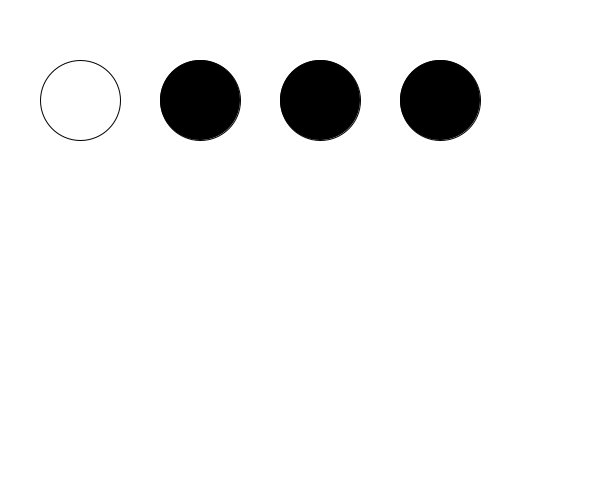
Frame 1 (no input)
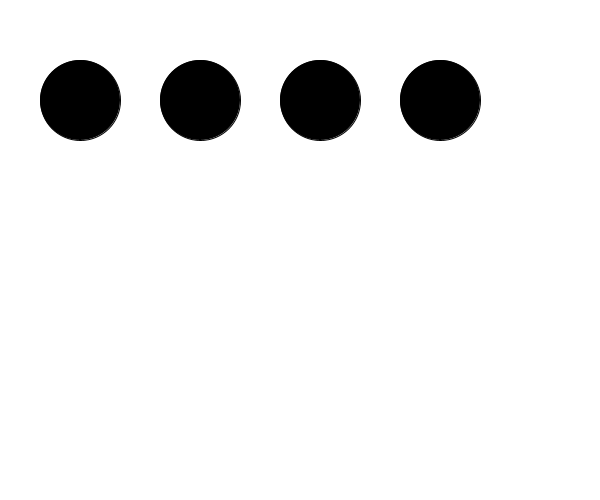
Frame 60 (the mouse pressed at the canvas centre just before this capture)
Frame 120 (the mouse held since frame 60 and released just before this capture): identical to frame 60, image omitted

The Processing sketch that drew these frames (run headless with seeded random() and noise(); from frame 60 on, the mouse is pressed at the canvas centre):

// Processing sketch: Sketch0_Hongxi
// ── Sketch0_Hongxi.pde
int [] CircleNumb;
int [] CirclePosition = {80, 200, 320, 440};
int Number;
String [] Text = new String[4];





void setup(){
  size(600,500);
 
  
  CircleNumb= new int[4];
  CircleNumb[0] = 0;
  CircleNumb[1] = 1;
  CircleNumb[2] = 2;
  CircleNumb[3] = 3;
  Text[0] = "Inspirational Quotes";
  Text[1] = "So Inspirational";
  Text[2] = "don't you feel so inspired";
  Text[3] = "Motivating quotes are so motivating";

 println(CircleNumb);
 println(CirclePosition);
 
}


void draw(){
  background(255);
  textSize(30);

  
 
  for(int i = 0; i < CirclePosition.length; i++){
    ellipse(CirclePosition[i], 100, 80, 80);
    
    fill(0);
    
    if(dist(mouseX, mouseY, CirclePosition[i], 100) < 40 && mousePressed == true){
     text(Text[i],CENTER,400);
     //println("working");
     fill(255);
     println(CirclePosition[i]);
    } else{
    fill(0);
    
    }


  }

}
